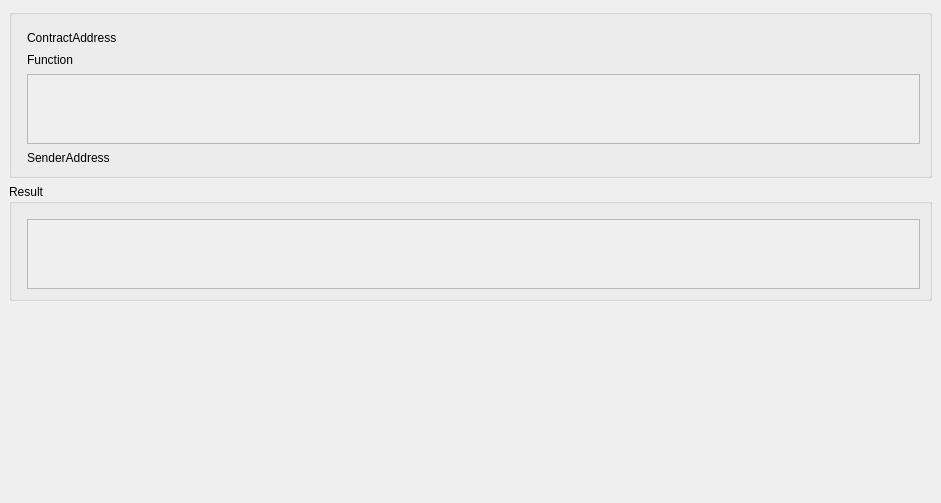
<?xml version="1.0" encoding="UTF-8"?>
<ui version="4.0">
 <class>ContractResult</class>
 <widget class="QStackedWidget" name="ContractResult">
  <property name="geometry">
   <rect>
    <x>0</x>
    <y>0</y>
    <width>941</width>
    <height>503</height>
   </rect>
  </property>
  <property name="windowTitle">
   <string>StackedWidget</string>
  </property>
  <property name="styleSheet">
   <string notr="true">QLineEdit{
 border: 0px;
background: transparent;
}</string>
  </property>
  <property name="currentIndex">
   <number>1</number>
  </property>
  <widget class="QWidget" name="pageCreateOrSendToResult">
   <layout class="QVBoxLayout" name="verticalLayout_3">
    <item>
     <widget class="QGroupBox" name="groupBoxCreateOrSendTo">
      <layout class="QGridLayout" name="gridLayout_2">
       <property name="leftMargin">
        <number>15</number>
       </property>
       <property name="topMargin">
        <number>15</number>
       </property>
       <property name="horizontalSpacing">
        <number>10</number>
       </property>
       <property name="verticalSpacing">
        <number>6</number>
       </property>
       <item row="0" column="1">
        <widget class="QLineEdit" name="lineEditTxID">
         <property name="minimumSize">
          <size>
           <width>370</width>
           <height>0</height>
          </size>
         </property>
         <property name="readOnly">
          <bool>true</bool>
         </property>
        </widget>
       </item>
       <item row="3" column="0">
        <widget class="QLabel" name="labelContractAddress">
         <property name="sizePolicy">
          <sizepolicy hsizetype="Fixed" vsizetype="Preferred">
           <horstretch>0</horstretch>
           <verstretch>0</verstretch>
          </sizepolicy>
         </property>
         <property name="minimumSize">
          <size>
           <width>160</width>
           <height>0</height>
          </size>
         </property>
         <property name="text">
          <string>ContractAddress</string>
         </property>
        </widget>
       </item>
       <item row="2" column="0">
        <widget class="QLabel" name="labelHash160">
         <property name="sizePolicy">
          <sizepolicy hsizetype="Fixed" vsizetype="Preferred">
           <horstretch>0</horstretch>
           <verstretch>0</verstretch>
          </sizepolicy>
         </property>
         <property name="minimumSize">
          <size>
           <width>160</width>
           <height>0</height>
          </size>
         </property>
         <property name="text">
          <string>Hash160</string>
         </property>
        </widget>
       </item>
       <item row="3" column="1">
        <widget class="QLineEdit" name="lineEditContractAddress">
         <property name="enabled">
          <bool>true</bool>
         </property>
         <property name="minimumSize">
          <size>
           <width>370</width>
           <height>0</height>
          </size>
         </property>
         <property name="readOnly">
          <bool>true</bool>
         </property>
        </widget>
       </item>
       <item row="1" column="0">
        <widget class="QLabel" name="labelSenderAddress">
         <property name="sizePolicy">
          <sizepolicy hsizetype="Fixed" vsizetype="Preferred">
           <horstretch>0</horstretch>
           <verstretch>0</verstretch>
          </sizepolicy>
         </property>
         <property name="minimumSize">
          <size>
           <width>160</width>
           <height>0</height>
          </size>
         </property>
         <property name="text">
          <string>SenderAddress</string>
         </property>
        </widget>
       </item>
       <item row="2" column="1">
        <widget class="QLineEdit" name="lineEditHash160">
         <property name="minimumSize">
          <size>
           <width>370</width>
           <height>0</height>
          </size>
         </property>
         <property name="readOnly">
          <bool>true</bool>
         </property>
        </widget>
       </item>
       <item row="1" column="1">
        <widget class="QLineEdit" name="lineEditSenderAddress">
         <property name="enabled">
          <bool>true</bool>
         </property>
         <property name="minimumSize">
          <size>
           <width>370</width>
           <height>0</height>
          </size>
         </property>
         <property name="readOnly">
          <bool>true</bool>
         </property>
        </widget>
       </item>
       <item row="0" column="0">
        <widget class="QLabel" name="labelTxID">
         <property name="sizePolicy">
          <sizepolicy hsizetype="Fixed" vsizetype="Preferred">
           <horstretch>0</horstretch>
           <verstretch>0</verstretch>
          </sizepolicy>
         </property>
         <property name="minimumSize">
          <size>
           <width>160</width>
           <height>0</height>
          </size>
         </property>
         <property name="text">
          <string>Transaction ID</string>
         </property>
        </widget>
       </item>
      </layout>
     </widget>
    </item>
    <item>
     <spacer name="verticalSpacer">
      <property name="orientation">
       <enum>Qt::Vertical</enum>
      </property>
      <property name="sizeHint" stdset="0">
       <size>
        <width>20</width>
        <height>40</height>
       </size>
      </property>
     </spacer>
    </item>
   </layout>
  </widget>
  <widget class="QWidget" name="pageCallResult">
   <layout class="QVBoxLayout" name="verticalLayout">
    <item>
     <widget class="QGroupBox" name="groupBoxCallContract">
      <property name="styleSheet">
       <string notr="true"/>
      </property>
      <layout class="QGridLayout" name="gridLayout">
       <property name="leftMargin">
        <number>15</number>
       </property>
       <property name="topMargin">
        <number>15</number>
       </property>
       <property name="horizontalSpacing">
        <number>10</number>
       </property>
       <property name="verticalSpacing">
        <number>6</number>
       </property>
       <item row="0" column="0">
        <widget class="QLabel" name="labelCallContractAddress">
         <property name="sizePolicy">
          <sizepolicy hsizetype="Fixed" vsizetype="Preferred">
           <horstretch>0</horstretch>
           <verstretch>0</verstretch>
          </sizepolicy>
         </property>
         <property name="minimumSize">
          <size>
           <width>160</width>
           <height>0</height>
          </size>
         </property>
         <property name="text">
          <string>ContractAddress</string>
         </property>
        </widget>
       </item>
       <item row="0" column="1">
        <widget class="QLineEdit" name="lineEditCallContractAddress">
         <property name="enabled">
          <bool>true</bool>
         </property>
         <property name="minimumSize">
          <size>
           <width>370</width>
           <height>0</height>
          </size>
         </property>
         <property name="readOnly">
          <bool>true</bool>
         </property>
        </widget>
       </item>
       <item row="2" column="0" colspan="2">
        <widget class="QScrollArea" name="scrollAreaParams">
         <property name="sizePolicy">
          <sizepolicy hsizetype="Expanding" vsizetype="Minimum">
           <horstretch>0</horstretch>
           <verstretch>0</verstretch>
          </sizepolicy>
         </property>
         <property name="styleSheet">
          <string notr="true"/>
         </property>
         <property name="horizontalScrollBarPolicy">
          <enum>Qt::ScrollBarAlwaysOff</enum>
         </property>
         <property name="widgetResizable">
          <bool>true</bool>
         </property>
         <widget class="QWidget" name="scrollAreaWidgetContents">
          <property name="geometry">
           <rect>
            <x>0</x>
            <y>0</y>
            <width>889</width>
            <height>73</height>
           </rect>
          </property>
          <layout class="QVBoxLayout" name="verticalLayout_4"/>
         </widget>
        </widget>
       </item>
       <item row="1" column="0">
        <widget class="QLabel" name="labelFunction">
         <property name="sizePolicy">
          <sizepolicy hsizetype="Fixed" vsizetype="Preferred">
           <horstretch>0</horstretch>
           <verstretch>0</verstretch>
          </sizepolicy>
         </property>
         <property name="minimumSize">
          <size>
           <width>160</width>
           <height>0</height>
          </size>
         </property>
         <property name="text">
          <string>Function</string>
         </property>
        </widget>
       </item>
       <item row="1" column="1">
        <widget class="QLineEdit" name="lineEditFunction">
         <property name="enabled">
          <bool>true</bool>
         </property>
         <property name="minimumSize">
          <size>
           <width>370</width>
           <height>0</height>
          </size>
         </property>
         <property name="readOnly">
          <bool>true</bool>
         </property>
        </widget>
       </item>
       <item row="3" column="1">
        <widget class="QLineEdit" name="lineEditCallSenderAddress">
         <property name="enabled">
          <bool>true</bool>
         </property>
         <property name="minimumSize">
          <size>
           <width>370</width>
           <height>0</height>
          </size>
         </property>
         <property name="readOnly">
          <bool>true</bool>
         </property>
        </widget>
       </item>
       <item row="3" column="0">
        <widget class="QLabel" name="labelCallSenderAddress">
         <property name="sizePolicy">
          <sizepolicy hsizetype="Fixed" vsizetype="Preferred">
           <horstretch>0</horstretch>
           <verstretch>0</verstretch>
          </sizepolicy>
         </property>
         <property name="minimumSize">
          <size>
           <width>160</width>
           <height>0</height>
          </size>
         </property>
         <property name="text">
          <string>SenderAddress</string>
         </property>
        </widget>
       </item>
      </layout>
     </widget>
    </item>
    <item>
     <widget class="QGroupBox" name="groupBoxResult">
      <property name="title">
       <string>Result</string>
      </property>
      <layout class="QVBoxLayout" name="verticalLayout_2">
       <property name="leftMargin">
        <number>15</number>
       </property>
       <property name="topMargin">
        <number>15</number>
       </property>
       <property name="rightMargin">
        <number>9</number>
       </property>
       <item>
        <widget class="QScrollArea" name="scrollAreaResult">
         <property name="sizePolicy">
          <sizepolicy hsizetype="Expanding" vsizetype="Minimum">
           <horstretch>0</horstretch>
           <verstretch>0</verstretch>
          </sizepolicy>
         </property>
         <property name="horizontalScrollBarPolicy">
          <enum>Qt::ScrollBarAlwaysOff</enum>
         </property>
         <property name="widgetResizable">
          <bool>true</bool>
         </property>
         <widget class="QWidget" name="scrollAreaWidgetContents_2">
          <property name="geometry">
           <rect>
            <x>0</x>
            <y>0</y>
            <width>889</width>
            <height>73</height>
           </rect>
          </property>
         </widget>
        </widget>
       </item>
      </layout>
     </widget>
    </item>
    <item>
     <spacer name="verticalSpacer_4">
      <property name="orientation">
       <enum>Qt::Vertical</enum>
      </property>
      <property name="sizeType">
       <enum>QSizePolicy::Expanding</enum>
      </property>
      <property name="sizeHint" stdset="0">
       <size>
        <width>20</width>
        <height>60</height>
       </size>
      </property>
     </spacer>
    </item>
   </layout>
  </widget>
 </widget>
 <resources/>
 <connections/>
</ui>
